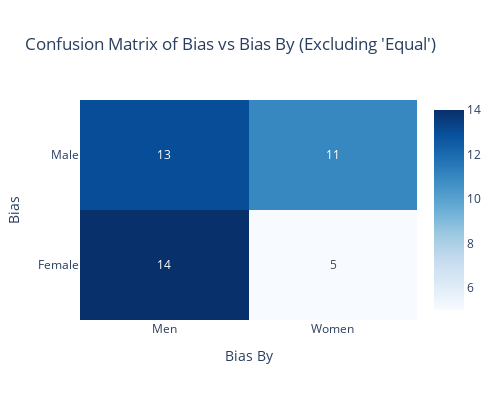

Notebook cell for this chart:
### Markdown cell above
#### Confusion matrix of biases

### Code cell
# Count unique values in 'bias' and 'bias_by' columns, ignoring 'Equal'
# Create confusion matrix, ignoring 'Equal'
conf_matrix = pd.crosstab(
    df_ttest_sorted.loc[df_ttest_sorted['bias'] != 'Equal', 'bias'],
    df_ttest_sorted.loc[df_ttest_sorted['bias_by'] != 'Equal', 'bias_by']
)

# Plot confusion matrix with plotly
fig = go.Figure(data=go.Heatmap(
    z=conf_matrix.values,
    x=conf_matrix.columns,
    y=conf_matrix.index,
    colorscale='Blues',
    text=conf_matrix.values,
    texttemplate="%{text}",
    hovertemplate="Bias: %{y}<br>Bias By: %{x}<br>Count: %{z}<extra></extra>"
))

fig.update_layout(
    title="Confusion Matrix of Bias vs Bias By (Excluding 'Equal')",
    xaxis_title="Bias By",
    yaxis_title="Bias",
    width=500,
    height=400
)

fig.show()

### Figure 1 — Plotly figure (JSON) as saved in the notebook; plotly's stock layout.template omitted (floating-point values rounded to 4 significant figures)
{"data": [{"colorscale": [[0, "rgb(247,251,255)"], [0.125, "rgb(222,235,247)"], [0.25, "rgb(198,219,239)"], [0.375, "rgb(158,202,225)"], [0.5, "rgb(107,174,214)"], [0.625, "rgb(66,146,198)"], [0.75, "rgb(33,113,181)"], [0.875, "rgb(8,81,156)"], [1, "rgb(8,48,107)"]], "hovertemplate": "Bias: %{y}<br>Bias By: %{x}<br>Count: %{z}<extra></extra>", "text": [[14, 5], [13, 11]], "texttemplate": "%{text}", "type": "heatmap", "x": ["Men", "Women"], "y": ["Female", "Male"], "z": [[14, 5], [13, 11]]}], "layout": {"height": 400, "title": {"text": "Confusion Matrix of Bias vs Bias By (Excluding 'Equal')"}, "width": 500, "xaxis": {"title": {"text": "Bias By"}}, "yaxis": {"title": {"text": "Bias"}}}}
